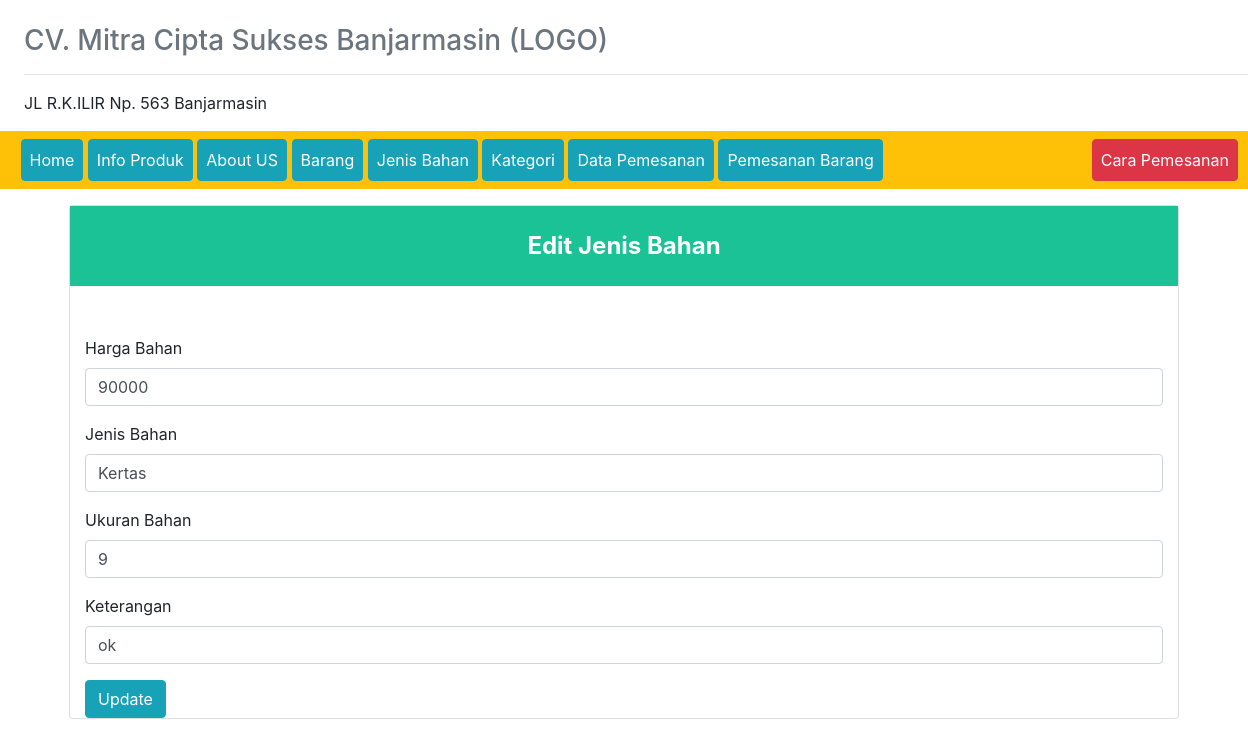
The app's page /?view=edit-jenis-bahan&id_bahan=3 (signed in), older data.
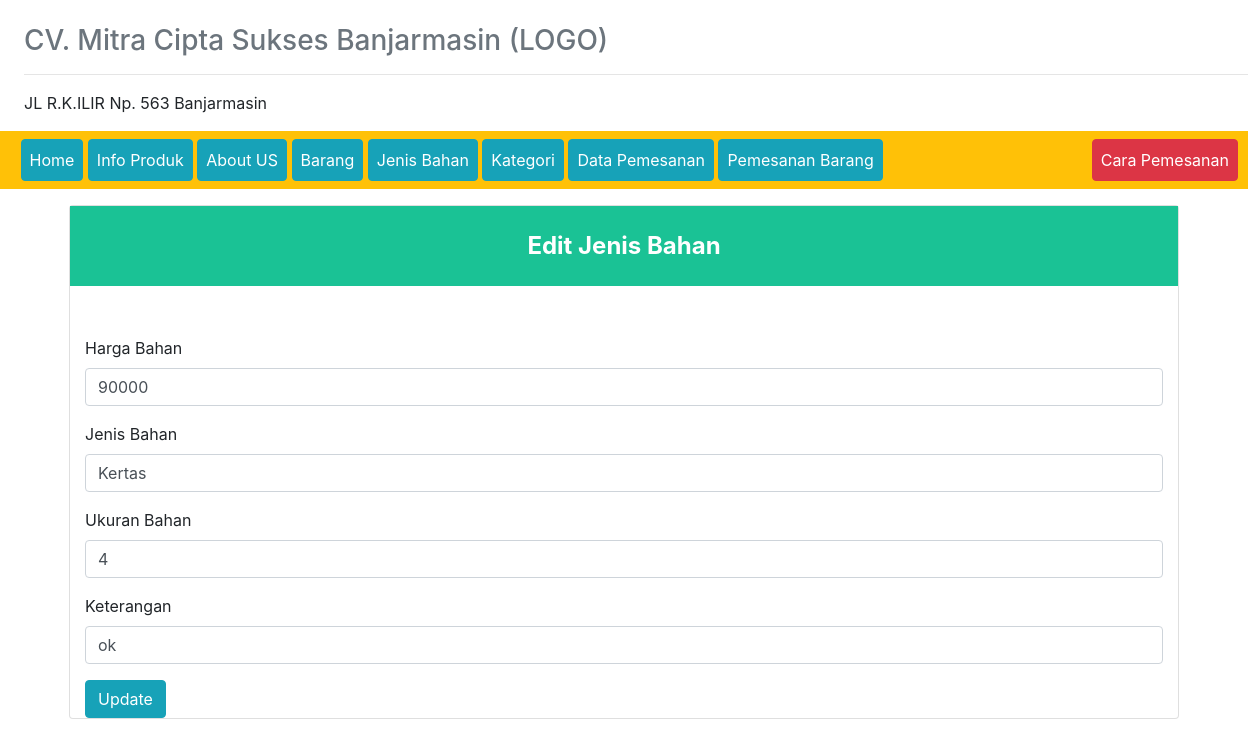
The same page, newer data.
### tables this page shows
CREATE TABLE `jenis_bahan` (
  `kode_jenis_bahan` int(50) NOT NULL,
  `harga_bahan` int(25) NOT NULL,
  `jenis_bahan` varchar(50) NOT NULL,
  `ketarangan` varchar(255) NOT NULL,
  `ukuran_bahan` int(10) NOT NULL
);

### models/admin.php (called while the page is built, shortened)
<?php
class Admin
{
  private $mysqli;
  function __construct($mysqli)
  {
    $this->mysqli = $mysqli;
  }
  public function editBahan($id_bahan)
  {
    $db = $this->mysqli->conn;
    $sql = " SELECT * FROM jenis_bahan WHERE kode_jenis_bahan = '$id_bahan' ";
    $query = $db->query($sql);
    return $query;
  }
}
?>

### view/edit-jenis-bahan.php (the view, shortened to what this page needs)
<?php
$id_bahan = @$_GET['id_bahan'];
$edit = $objAdmin->editBahan($id_bahan)->fetch_object();
 ?>
 <div class="card">
  <div class="panel-heading" style="background-color:#1ac295; text-align:center; height:80px; line-height:80px;color:white;font-weight:bold;font-size:24px;">
    <div class="panel-title">Edit Jenis Bahan</div>
  </div>
  <div id="signupbox" style=" margin-top:50px" class="mainbox col-md-12 col-md-offset-3 col-sm-8 col-sm-offset-2">
            <div class="panel panel-info">
            <div class="panel-body" >
              <form action="" method="post">
                <div class="form-group">
                  <label for="exampleFormControlInput1">Harga Bahan</label>
                  <input type="text" class="form-control" id="exampleFormControlInput1" name="harga" value="<?=$edit->harga_bahan ?>">
                </div>
                <div class="form-group">
                  <label for="exampleFormControlInput1">Jenis Bahan</label>
                  <input type="text" class="form-control" id="exampleFormControlInput1" name="jenis" value="<?=$edit->jenis_bahan ?>">
                </div>
                <div class="form-group">
                  <label for="exampleFormControlInput1">Ukuran Bahan</label>
                  <input type="text" class="form-control" id="exampleFormControlInput1" name="ukuran" value="<?=$edit->ukuran_bahan ?>">
                </div>
                <div class="form-group">
                  <label for="exampleFormControlInput1">Keterangan</label>
                  <input type="text" class="form-control" id="exampleFormControlInput1" name="keterangan" value="<?=$edit->ketarangan ?>">
                </div>
                <button type="submit" class="btn btn-info" name="update">Update</button>
              </form>
            </div>
        </div>
    </div>
</div>
</div>

Row changes from the older to the newer data that the page shows:
changed jenis_bahan "Kertas": ukuran "9" → "4"
